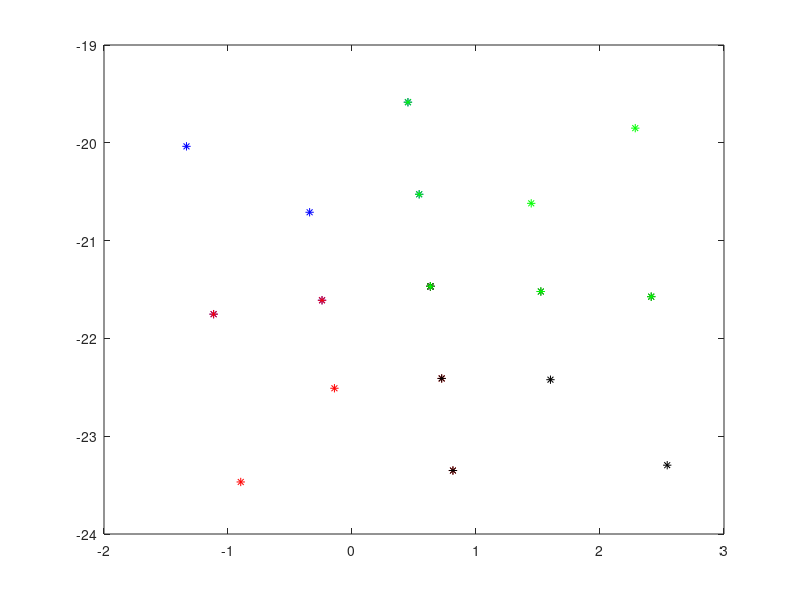

Write the MATLAB code that produced this figure.
function test()
cell_coord_ox =[

  -22.7661  -24.2180  -22.7454  -24.2057
  -22.7454  -24.2057  -22.7368  -24.2021
  -25.6645  -25.6564  -24.2180  -24.2057
  -25.6564  -25.6548  -24.2057  -24.2021];


cell_coord_oy =[

  -19.7068  -19.6771  -21.1612  -21.1394
  -21.1612  -21.1394  -22.6282  -22.6110
  -19.6354  -21.1070  -19.6771  -21.1394
  -21.1070  -22.5853  -21.1394  -22.6110];

cell_coord_ox =[

   -0.1913         0   -0.2317   -0.0329
    0.1913    0.1744         0   -0.0329];


cell_coord_oy =[

    0.4619    0.5000    0.5842    0.6296
    0.4619    0.6044    0.5000    0.6296];

cell_coord_ox =[

    0.4511   -1.3348    0.6325   -1.1160
    0.6325   -1.1160    0.8140   -0.8973
    0.6325    0.8140    2.4132    2.5421
    0.4511    0.6325    2.2843    2.4132];


cell_coord_oy =[

  -19.5848  -20.0362  -21.4679  -21.7521
  -21.4679  -21.7521  -23.3509  -23.4679
  -21.4679  -23.3509  -21.5732  -23.2964
  -19.5848  -21.4679  -19.8500  -21.5732];


cell_coord_fx =[

    0.5418   -0.3418    0.6325   -0.2417
    0.6325   -0.2417    0.7233   -0.1417
    0.6325    0.7233    1.5229    1.6005
    0.5418    0.6325    1.4453    1.5229];


cell_coord_fy =[

  -20.5263  -20.7102  -21.4679  -21.6100
  -21.4679  -21.6100  -22.4094  -22.5097
  -21.4679  -22.4094  -21.5205  -22.4221
  -20.5263  -21.4679  -20.6189  -21.5205];
    
plot(cell_coord_ox(1,:),cell_coord_oy(1,:),'b*')
hold on
plot(cell_coord_ox(2,:),cell_coord_oy(2,:),'r*')
hold on
plot(cell_coord_ox(3,:),cell_coord_oy(3,:),'k*')
hold on
plot(cell_coord_ox(4,:),cell_coord_oy(4,:),'g*')
hold on

plot(cell_coord_fx(1,:),cell_coord_fy(1,:),'b*')
hold on
plot(cell_coord_fx(2,:),cell_coord_fy(2,:),'r*')
hold on
plot(cell_coord_fx(3,:),cell_coord_fy(3,:),'k*')
hold on
plot(cell_coord_fx(4,:),cell_coord_fy(4,:),'g*')
hold on

[ifsubele,in] = testIfsubele(cell_coord_ox(4,:),cell_coord_oy(4,:),...
            cell_coord_fx(3,:),cell_coord_fy(3,:))
        
for j = 1:4
    for k = 1:4
        j
        k
        [ifsubele,in] = testIfsubele(cell_coord_ox(j,:),cell_coord_oy(j,:),...
            cell_coord_fx(k,:),cell_coord_fy(k,:));
        ifsubele
        ifsubeleList(j,k) = ifsubele;
    end
end
ifsubeleList              
%plot(cell_coord_fx,cell_coord_fy,'ro')
%reorder(cell_coord_ox,cell_coord_oy)
end

function [ifsubele,in] = testIfsubele(cell_coord_ox_r,cell_coord_oy_r,...
                    cell_coord_fx,cell_coord_fy)
 cell_coord_ox =  [cell_coord_ox_r(1),cell_coord_ox_r(2),cell_coord_ox_r(4),cell_coord_ox_r(3)];
 cell_coord_oy = [cell_coord_oy_r(1),cell_coord_oy_r(2),cell_coord_oy_r(4),cell_coord_oy_r(3)];
 in = zeros(length(cell_coord_ox),1);
 for i = 1:length(cell_coord_ox)  
    in(i) = inpolygon(cell_coord_fx(i),cell_coord_fy(i),cell_coord_ox,cell_coord_oy);
 end
 sumin = sum(in);
 if sumin>2
     ifsubele = 1;
 elseif sumin ==2 %%2 points in element
     %in
     k = find(in);
     index1 = k(1);
     index2 = k(2);
     x_cord = cell_coord_fx(index1);
     y_cord = cell_coord_fy(index1);
     %% find distance to 4 edges
     [dis1] = findDis(x_cord,y_cord,cell_coord_ox,cell_coord_oy);
     x_cord = cell_coord_fx(index2);
     y_cord = cell_coord_fy(index2);
     %% find distance to 4 edges
     [dis2] = findDis(x_cord,y_cord,cell_coord_ox,cell_coord_oy);
     if (min(dis1)>1e-3 || min(dis2)>1e-3)
            ifsubele = 1;
     else
            ifsubele = 0;
     end
        
 elseif sumin ==1 %% find 1 point in element
     %in
     index = find(in);
     %% see if this point is within element
        x_cord = cell_coord_fx(index);
        y_cord = cell_coord_fy(index);
        %% find distance to 4 edges
        [dis] = findDis(x_cord,y_cord,cell_coord_ox,cell_coord_oy);
        if min(dis)>1e-3
            ifsubele = 1;
        else
            ifsubele = 0;
        end
 else
     ifsubele = 0;
 end
end
function [dis] = findDis(x_cord,y_cord,cell_coord_ox,cell_coord_oy)
pt = [x_cord,y_cord,0];
%dis = zeros(length(cell_coord_ox));
coord_x = [cell_coord_ox(1),cell_coord_ox(2),cell_coord_ox(3),cell_coord_ox(4)];
coord_y = [cell_coord_oy(1),cell_coord_oy(2),cell_coord_oy(3),cell_coord_oy(4)];

v1 = [coord_x(1),coord_y(1),0];
v2 = [coord_x(2),coord_y(2),0];
v3 = [coord_x(3),coord_y(3),0];
v4 = [coord_x(4),coord_y(4),0];

dis(1) = point_to_lineseg(pt, v1, v2);
dis(2) = point_to_lineseg(pt, v2, v3);
dis(3) = point_to_lineseg(pt, v3, v4);
dis(4) = point_to_lineseg(pt, v4, v1);
end

function d = point_to_lineseg(pt, v1, v2)
      a = v1 - v2;
      b = pt - v2;
      dist = norm(cross(a,b)) / norm(a);
      
      d_end1 = sqrt((pt(1)-v1(1))^2+(pt(2)-v1(2))^2);
      d_end2 = sqrt((pt(1)-v2(1))^2+(pt(2)-v2(2))^2);
      Line_length = sqrt((v1(1)-v2(1))^2+(v1(2)-v2(2))^2);
      if (max(d_end1,d_end2)<Line_length)
          d = dist;
      else
          d = min(d_end1,d_end2);
      end
          
      
end

function  reorder(cell_coord_ox,cell_coord_oy)
min_ox = min(cell_coord_ox,[],2);
[sort_ox, Index_ox] = sort(min_ox);
xx = zeros(4,1);
for i = 1:2
        xx(Index_ox(i)) = 0;
end
for i = 3:4
        xx(Index_ox(i)) = 1;
end

min_oy = min(cell_coord_oy,[],2);
[sort_oy, Index_oy] = sort(min_oy);
yy = zeros(4,1);
for i = 1:2
        yy(Index_oy(i)) = 0;
end
for i = 3:4
        yy(Index_oy(i)) = 1;
end

reorder = zeros(4,1);
for i = 1:4
    if (xx(i) == 0 && yy(i) ==0)
        reorder(i) = 1;
    elseif (xx(i) == 1 && yy(i) == 0)
        reorder(i) = 2;
    elseif (xx(i) == 0 && yy(i) == 1)
        reorder(i) = 3;
     elseif (xx(i) == 1 && yy(i) == 1)
        reorder(i) = 4;   
    end
end
reorder

end